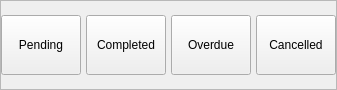
                <widget class="QFrame" name="pendingCompletedBtn">
                 <property name="sizePolicy">
                  <sizepolicy hsizetype="Preferred" vsizetype="Expanding">
                   <horstretch>0</horstretch>
                   <verstretch>0</verstretch>
                  </sizepolicy>
                 </property>
                 <property name="maximumSize">
                  <size>
                   <width>16777215</width>
                   <height>90</height>
                  </size>
                 </property>
                 <property name="styleSheet">
                  <string notr="true"/>
                 </property>
                 <property name="frameShape">
                  <enum>QFrame::StyledPanel</enum>
                 </property>
                 <property name="frameShadow">
                  <enum>QFrame::Raised</enum>
                 </property>
                 <layout class="QHBoxLayout" name="horizontalLayout_26">
                  <property name="spacing">
                   <number>5</number>
                  </property>
                  <property name="leftMargin">
                   <number>0</number>
                  </property>
                  <property name="topMargin">
                   <number>10</number>
                  </property>
                  <property name="rightMargin">
                   <number>0</number>
                  </property>
                  <property name="bottomMargin">
                   <number>10</number>
                  </property>
                  <item>
                   <widget class="QPushButton" name="pendingBtn">
                    <property name="sizePolicy">
                     <sizepolicy hsizetype="Expanding" vsizetype="Expanding">
                      <horstretch>0</horstretch>
                      <verstretch>0</verstretch>
                     </sizepolicy>
                    </property>
                    <property name="maximumSize">
                     <size>
                      <width>16777215</width>
                      <height>60</height>
                     </size>
                    </property>
                    <property name="styleSheet">
                     <string notr="true"/>
                    </property>
                    <property name="text">
                     <string>Pending</string>
                    </property>
                   </widget>
                  </item>
                  <item>
                   <widget class="QPushButton" name="completedBtn">
                    <property name="sizePolicy">
                     <sizepolicy hsizetype="Expanding" vsizetype="Expanding">
                      <horstretch>0</horstretch>
                      <verstretch>0</verstretch>
                     </sizepolicy>
                    </property>
                    <property name="maximumSize">
                     <size>
                      <width>16777215</width>
                      <height>60</height>
                     </size>
                    </property>
                    <property name="styleSheet">
                     <string notr="true"/>
                    </property>
                    <property name="text">
                     <string>Completed</string>
                    </property>
                   </widget>
                  </item>
                  <item>
                   <widget class="QPushButton" name="overdueBtn">
                    <property name="sizePolicy">
                     <sizepolicy hsizetype="Expanding" vsizetype="Expanding">
                      <horstretch>0</horstretch>
                      <verstretch>0</verstretch>
                     </sizepolicy>
                    </property>
                    <property name="maximumSize">
                     <size>
                      <width>16777215</width>
                      <height>60</height>
                     </size>
                    </property>
                    <property name="styleSheet">
                     <string notr="true"/>
                    </property>
                    <property name="text">
                     <string>Overdue</string>
                    </property>
                   </widget>
                  </item>
                  <item>
                   <widget class="QPushButton" name="cancelledBtn">
                    <property name="sizePolicy">
                     <sizepolicy hsizetype="Expanding" vsizetype="Expanding">
                      <horstretch>0</horstretch>
                      <verstretch>0</verstretch>
                     </sizepolicy>
                    </property>
                    <property name="maximumSize">
                     <size>
                      <width>16777215</width>
                      <height>60</height>
                     </size>
                    </property>
                    <property name="styleSheet">
                     <string notr="true"/>
                    </property>
                    <property name="text">
                     <string>Cancelled</string>
                    </property>
                   </widget>
                  </item>
                 </layout>
                </widget>
